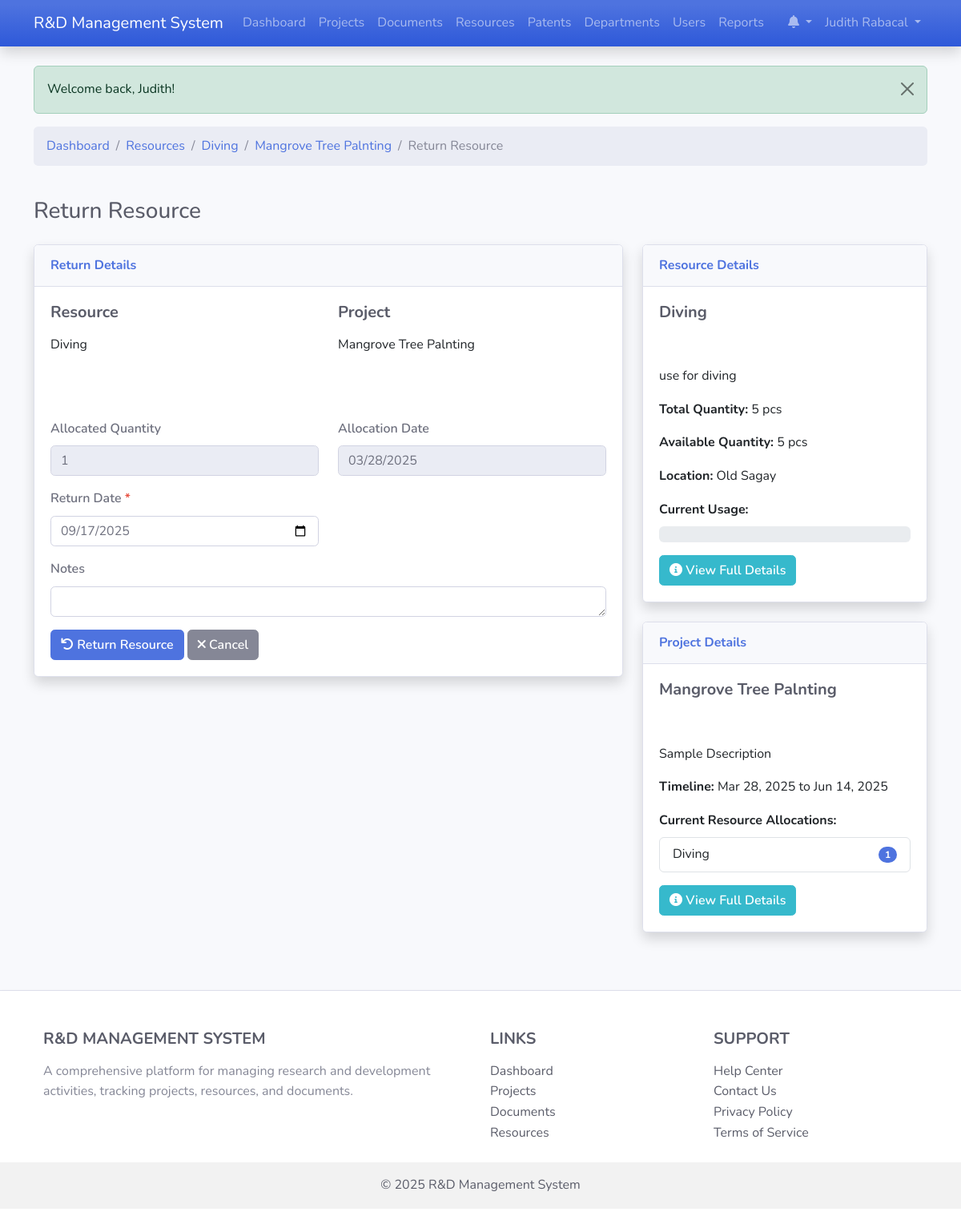
Page /resource_allocation.php?id=1&action=return (signed in) on the committed database.
### tables this page shows
CREATE TABLE `users` (
  `id` int(11) NOT NULL,
  `username` varchar(50) NOT NULL,
  `password` varchar(255) NOT NULL,
  `email` varchar(100) NOT NULL,
  `first_name` varchar(50) NOT NULL,
  `last_name` varchar(50) NOT NULL,
  `role_id` int(11) NOT NULL,
  `department_id` int(11) DEFAULT NULL,
  `is_active` tinyint(1) DEFAULT 1,
  `last_login` datetime DEFAULT NULL,
  `created_at` timestamp NOT NULL DEFAULT current_timestamp(),
  `updated_at` timestamp NOT NULL DEFAULT current_timestamp() ON UPDATE current_timestamp()
);

CREATE TABLE `resources` (
  `id` int(11) NOT NULL,
  `name` varchar(100) NOT NULL,
  `description` text DEFAULT NULL,
  `type` enum('personnel','equipment','facility','financial') NOT NULL,
  `quantity` int(11) NOT NULL DEFAULT 1,
  `unit` varchar(50) DEFAULT NULL,
  `location` varchar(255) DEFAULT NULL,
  `availability` enum('available','partially_available','unavailable') DEFAULT 'available',
  `department_id` int(11) DEFAULT NULL,
  `acquisition_date` date DEFAULT NULL,
  `cost` decimal(15,2) DEFAULT NULL,
  `created_by` int(11) NOT NULL,
  `created_at` timestamp NOT NULL DEFAULT current_timestamp(),
  `updated_at` timestamp NOT NULL DEFAULT current_timestamp() ON UPDATE current_timestamp()
);

CREATE TABLE `projects` (
  `id` int(11) NOT NULL,
  `title` varchar(100) NOT NULL,
  `description` text DEFAULT NULL,
  `start_date` date DEFAULT NULL,
  `end_date` date DEFAULT NULL,
  `status` enum('planning','in_progress','completed','on_hold','cancelled') DEFAULT 'planning',
  `budget` decimal(15,2) DEFAULT NULL,
  `department_id` int(11) DEFAULT NULL,
  `created_by` int(11) NOT NULL,
  `created_at` timestamp NOT NULL DEFAULT current_timestamp(),
  `updated_at` timestamp NOT NULL DEFAULT current_timestamp() ON UPDATE current_timestamp()
);

CREATE TABLE `project_resources` (
  `id` int(11) NOT NULL,
  `project_id` int(11) NOT NULL,
  `resource_id` int(11) NOT NULL,
  `quantity` int(11) NOT NULL DEFAULT 1,
  `allocation_date` date NOT NULL,
  `return_date` date DEFAULT NULL,
  `status` enum('allocated','returned','lost') DEFAULT 'allocated',
  `notes` text DEFAULT NULL,
  `created_at` timestamp NOT NULL DEFAULT current_timestamp(),
  `updated_at` timestamp NOT NULL DEFAULT current_timestamp() ON UPDATE current_timestamp()
);

### resource_allocation.php (the view, shortened to what the rows shown need)
<?php
require_once 'classes/Resource.php';
require_once 'classes/Project.php';
$resourceObj = new Resource();
$projectObj = new Project();
$isReturn = isset($_GET['action']) && $_GET['action'] === 'return' && isset($_GET['id']);
$allocationId = isset($_GET['id']) ? (int)$_GET['id'] : 0;
$allocation = [
    'id' => 0,
    'resource_id' => isset($_GET['resource_id']) ? (int)$_GET['resource_id'] : 0,
    'project_id' => isset($_GET['project_id']) ? (int)$_GET['project_id'] : 0,
    'quantity' => 1,
    'allocation_date' => date('Y-m-d'),
    'return_date' => '',
    'status' => 'allocated',
    'notes' => ''
];
$resource = null;
$project = null;
if ($isReturn && $allocationId > 0) {
    $allocation = $resourceObj->getAllocationById($allocationId);
    $resource = $resourceObj->getById($allocation['resource_id']);
    $project = $projectObj->getById($allocation['project_id']);
}
$availableQuantity = 0;
if ($resource) {
    $currentlyAllocated = $resourceObj->getCurrentlyAllocatedQuantity($resource['id']);
    $availableQuantity = $resource['quantity'] - $currentlyAllocated;
    if ($isReturn) {
        $availableQuantity += $allocation['quantity'];
    }
}
include 'includes/header.php';
?>
<div class="row mb-4">
    <div class="col-md-12">
        <nav aria-label="breadcrumb">
            <ol class="breadcrumb">
                <?php if ($resource): ?>
                    <li class="breadcrumb-item"><a href="resource_detail.php?id=<?php echo $resource['id']; ?>"><?php echo htmlspecialchars($resource['name']); ?></a></li>
                <?php endif; ?>
                <?php if ($project): ?>
                    <li class="breadcrumb-item"><a href="project_detail.php?id=<?php echo $project['id']; ?>"><?php echo htmlspecialchars($project['title']); ?></a></li>
                <?php endif; ?>
            </ol>
        </nav>
    </div>
</div>
<div class="row mb-4">
    <div class="col-md-12">
        <h1 class="h3 mb-0 text-gray-800"><?php echo $isReturn ? 'Return Resource' : 'Allocate Resource'; ?></h1>
    </div>
</div>
<div class="row">
    <div class="col-lg-8">
        <div class="card shadow mb-4">
            <div class="card-body">
                <form action="<?php echo htmlspecialchars($_SERVER['PHP_SELF'] . ($isReturn ? '?action=return&id=' . $allocationId : '')); ?>" method="post" id="allocationForm">
                    <?php if ($isReturn): ?>
                        <div class="row mb-4">
                            <div class="col-md-6">
                                <h5>Resource</h5>
                                <p><?php echo htmlspecialchars($resource['name']); ?></p>
                                <p class="badge resource-type-<?php echo $resource['type']; ?>"><?php echo ucfirst($resource['type']); ?></p>
                            </div>
                            <div class="col-md-6">
                                <h5>Project</h5>
                                <p><?php echo htmlspecialchars($project['title']); ?></p>
                                <p class="badge project-status-<?php echo $project['status']; ?>"><?php echo ucfirst(str_replace('_', ' ', $project['status'])); ?></p>
                            </div>
                        </div>
                        <div class="row mb-3">
                            <div class="col-md-6">
                                <label for="quantity" class="form-label">Allocated Quantity</label>
                                <input type="number" class="form-control" id="quantity" value="<?php echo $allocation['quantity']; ?>" readonly>
                            </div>
                            <div class="col-md-6">
                                <label for="allocation_date" class="form-label">Allocation Date</label>
                                <input type="date" class="form-control" id="allocation_date" value="<?php echo date('Y-m-d', strtotime($allocation['allocation_date'])); ?>" readonly>
                            </div>
                        </div>
                        <div class="row mb-3">
                            <div class="col-md-6">
                                <label for="return_date" class="form-label">Return Date <span class="text-danger">*</span></label>
                                <input type="date" class="form-control" id="return_date" name="return_date" value="<?php echo date('Y-m-d'); ?>" required>
                            </div>
                        </div>
                        <div class="row mb-3">
                            <div class="col-md-12">
                                <label for="notes" class="form-label">Notes</label>
                                <textarea class="form-control" id="notes" name="notes" rows="3"><?php echo htmlspecialchars($allocation['notes']); ?></textarea>
                            </div>
                        </div>
                        <div class="row">
                            <div class="col-md-12">
                                <button type="submit" class="btn btn-primary">
                                    <i class="fas fa-undo"></i> Return Resource
                                </button>
                                <a href="<?php echo !empty($allocation['resource_id']) ? 'resource_detail.php?id=' . $allocation['resource_id'] : 'resources.php'; ?>" class="btn btn-secondary">
                                    <i class="fas fa-times"></i> Cancel
                                </a>
                            </div>
                        </div>
                    <?php endif; ?>
                </form>
            </div>
        </div>
    </div>
    <div class="col-lg-4">
        <?php if ($resource): ?>
            <div class="card shadow mb-4">
                <div class="card-header py-3">
                    <h6 class="m-0 font-weight-bold text-primary">Resource Details</h6>
                </div>
                <div class="card-body">
                    <h5><?php echo htmlspecialchars($resource['name']); ?></h5>
                    <p class="badge resource-type-<?php echo $resource['type']; ?>"><?php echo ucfirst($resource['type']); ?></p>
                    <?php if (!empty($resource['description'])): ?>
                        <p><?php echo nl2br(htmlspecialchars($resource['description'])); ?></p>
                    <?php endif; ?>
                    <div class="mb-3">
                        <strong>Total Quantity:</strong> <?php echo $resource['quantity']; ?> <?php echo !empty($resource['unit']) ? htmlspecialchars($resource['unit']) : ''; ?>
                    </div>
                    <div class="mb-3">
                        <strong>Available Quantity:</strong> <?php echo $availableQuantity; ?> <?php echo !empty($resource['unit']) ? htmlspecialchars($resource['unit']) : ''; ?>
                    </div>
                    <?php if (!empty($resource['location'])): ?>
                        <div class="mb-3">
                            <strong>Location:</strong> <?php echo htmlspecialchars($resource['location']); ?>
                        </div>
                    <?php endif; ?>
                    <div class="mb-3">
                        <strong>Current Usage:</strong>
                        <div class="progress mt-2" style="height: 20px;">
                        </div>
                    </div>
                    <a href="resource_detail.php?id=<?php echo $resource['id']; ?>" class="btn btn-info btn-sm">
                        <i class="fas fa-info-circle"></i> View Full Details
                    </a>
                </div>
            </div>
        <?php endif; ?>
        <?php if ($project): ?>
            <div class="card shadow mb-4">
                <div class="card-header py-3">
                    <h6 class="m-0 font-weight-bold text-primary">Project Details</h6>
                </div>
                <div class="card-body">
                    <h5><?php echo htmlspecialchars($project['title']); ?></h5>
                    <p class="badge project-status-<?php echo $project['status']; ?>"><?php echo ucfirst(str_replace('_', ' ', $project['status'])); ?></p>
                    <?php if (!empty($project['description'])): ?>
                        <p><?php echo nl2br(htmlspecialchars(substr($project['description'], 0, 150))) . (strlen($project['description']) > 150 ? '...' : ''); ?></p>
                    <?php endif; ?>
                    <div class="mb-3">
                        <strong>Timeline:</strong>
                        <?php if (!empty($project['start_date']) && !empty($project['end_date'])): ?>
                            <?php echo date('M d, Y', strtotime($project['start_date'])); ?> to <?php echo date('M d, Y', strtotime($project['end_date'])); ?>
                        <?php elseif (!empty($project['start_date'])): ?>
                            Starts on <?php echo date('M d, Y', strtotime($project['start_date'])); ?>
                        <?php elseif (!empty($project['end_date'])): ?>
                            Ends on <?php echo date('M d, Y', strtotime($project['end_date'])); ?>
                        <?php else: ?>
                            Not specified
                        <?php endif; ?>
                    </div>
                    <?php
                    $projectResources = $projectObj->getAllocatedResources($project['id']);
                    ?>
                    <?php if (!empty($projectResources)): ?>
                        <div class="mb-3">
                            <strong>Current Resource Allocations:</strong>
                            <ul class="list-group mt-2">
                                <?php foreach ($projectResources as $pr): ?>
                                    <li class="list-group-item d-flex justify-content-between align-items-center">
                                        <?php echo htmlspecialchars($pr['name']); ?>
                                        <span class="badge bg-primary rounded-pill"><?php echo $pr['allocated_quantity']; ?></span>
                                    </li>
                                <?php endforeach; ?>
                            </ul>
                        </div>
                    <?php endif; ?>
                    <a href="project_detail.php?id=<?php echo $project['id']; ?>" class="btn btn-info btn-sm">
                        <i class="fas fa-info-circle"></i> View Full Details
                    </a>
                </div>
            </div>
        <?php endif; ?>
    </div>
</div>
<?php
include 'includes/footer.php';
?>

### includes/header.php (shortened to what the rows shown need)
<?php
$isLoggedIn = isset($_SESSION['user_id']);
$currentUser = null;
if ($isLoggedIn) {
    $userObj = new User();
    $currentUser = $userObj->getById($_SESSION['user_id']);
}
?>
<!DOCTYPE html>
<html lang="en">
<head>
    <link href="https://cdn.jsdelivr.net/npm/bootstrap@5.3.0-alpha1/dist/css/bootstrap.min.css" rel="stylesheet">
    <link rel="stylesheet" href="https://cdnjs.cloudflare.com/ajax/libs/font-awesome/6.0.0/css/all.min.css">
    <link rel="stylesheet" href="https://cdn.datatables.net/1.11.5/css/dataTables.bootstrap5.min.css">
    <link rel="stylesheet" href="assets/css/style.css">
</head>
<body>
    <nav class="navbar navbar-expand-lg navbar-dark bg-gradient-primary shadow">
        <div class="container">
            <div class="collapse navbar-collapse" id="navbarNav">
                <ul class="navbar-nav">
                    <?php if ($isLoggedIn): ?>
                        <li class="nav-item dropdown">
                            <a class="nav-link dropdown-toggle" href="#" id="notificationsDropdown" role="button" data-bs-toggle="dropdown" aria-expanded="false">
                                <i class="fas fa-bell"></i>
                            </a>
                        </li>
                        <li class="nav-item dropdown">
                            <a class="nav-link dropdown-toggle" href="#" id="userDropdown" role="button" data-bs-toggle="dropdown" aria-expanded="false">
                                <?php echo htmlspecialchars($currentUser['first_name'] . ' ' . $currentUser['last_name']); ?>
                            </a>
                        </li>
                    <?php endif; ?>
                </ul>
            </div>
        </div>
    </nav>
    <div class="container mt-4">

### rows in the picture
users: first_name+last_name "Judith Rabacal"
resources: name "Diving", description "use for diving", quantity "5", unit "pcs", location "Old Sagay"
projects: title "Mangrove Tree Palnting", description "Sample Dsecription", start_date "Mar 28, 2025", end_date "Jun 14, 2025"
project_resources: quantity "1", allocation_date "03/28/2025", resource.name "Diving"

### other values in the picture
$_SESSION['success_message'] "Welcome back, Judith!"
$availableQuantity "5"
